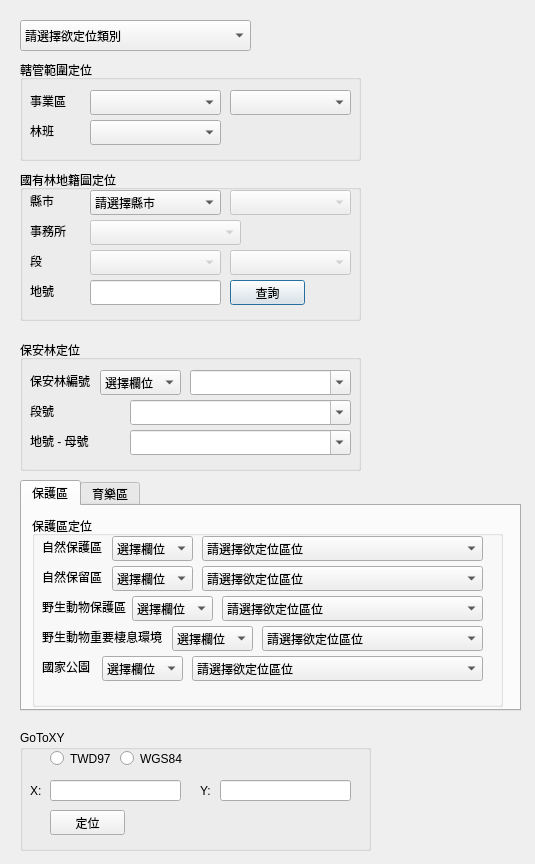
<?xml version="1.0" encoding="UTF-8"?>
<ui version="4.0">
 <class>Dialog</class>
 <widget class="QDialog" name="Dialog">
  <property name="geometry">
   <rect>
    <x>0</x>
    <y>0</y>
    <width>535</width>
    <height>864</height>
   </rect>
  </property>
  <property name="windowTitle">
   <string>林務局圖資操作工具</string>
  </property>
  <widget class="QGroupBox" name="groupBox">
   <property name="geometry">
    <rect>
     <x>20</x>
     <y>60</y>
     <width>341</width>
     <height>101</height>
    </rect>
   </property>
   <property name="title">
    <string>轄管範圍定位</string>
   </property>
   <widget class="QComboBox" name="comboBox">
    <property name="geometry">
     <rect>
      <x>70</x>
      <y>30</y>
      <width>131</width>
      <height>25</height>
     </rect>
    </property>
   </widget>
   <widget class="QComboBox" name="comboBox_2">
    <property name="geometry">
     <rect>
      <x>210</x>
      <y>30</y>
      <width>121</width>
      <height>25</height>
     </rect>
    </property>
   </widget>
   <widget class="QComboBox" name="comboBox_3">
    <property name="geometry">
     <rect>
      <x>70</x>
      <y>60</y>
      <width>131</width>
      <height>25</height>
     </rect>
    </property>
   </widget>
   <widget class="QLabel" name="label">
    <property name="geometry">
     <rect>
      <x>10</x>
      <y>30</y>
      <width>61</width>
      <height>21</height>
     </rect>
    </property>
    <property name="font">
     <font>
      <pointsize>9</pointsize>
     </font>
    </property>
    <property name="text">
     <string>事業區</string>
    </property>
   </widget>
   <widget class="QLabel" name="label_2">
    <property name="geometry">
     <rect>
      <x>10</x>
      <y>60</y>
      <width>41</width>
      <height>21</height>
     </rect>
    </property>
    <property name="font">
     <font>
      <pointsize>9</pointsize>
     </font>
    </property>
    <property name="text">
     <string>林班</string>
    </property>
   </widget>
  </widget>
  <widget class="QGroupBox" name="groupBox_2">
   <property name="geometry">
    <rect>
     <x>20</x>
     <y>170</y>
     <width>341</width>
     <height>151</height>
    </rect>
   </property>
   <property name="title">
    <string>國有林地籍圖定位</string>
   </property>
   <widget class="QComboBox" name="comboBox_6">
    <property name="enabled">
     <bool>false</bool>
    </property>
    <property name="geometry">
     <rect>
      <x>210</x>
      <y>20</y>
      <width>121</width>
      <height>25</height>
     </rect>
    </property>
   </widget>
   <widget class="QLabel" name="label_4">
    <property name="geometry">
     <rect>
      <x>10</x>
      <y>20</y>
      <width>41</width>
      <height>21</height>
     </rect>
    </property>
    <property name="font">
     <font>
      <pointsize>9</pointsize>
     </font>
    </property>
    <property name="text">
     <string>縣市</string>
    </property>
   </widget>
   <widget class="QComboBox" name="comboBox_7">
    <property name="enabled">
     <bool>false</bool>
    </property>
    <property name="geometry">
     <rect>
      <x>70</x>
      <y>50</y>
      <width>151</width>
      <height>25</height>
     </rect>
    </property>
   </widget>
   <widget class="QLabel" name="label_5">
    <property name="geometry">
     <rect>
      <x>10</x>
      <y>50</y>
      <width>61</width>
      <height>21</height>
     </rect>
    </property>
    <property name="font">
     <font>
      <pointsize>9</pointsize>
     </font>
    </property>
    <property name="text">
     <string>事務所</string>
    </property>
   </widget>
   <widget class="QComboBox" name="comboBox_8">
    <property name="enabled">
     <bool>false</bool>
    </property>
    <property name="geometry">
     <rect>
      <x>70</x>
      <y>80</y>
      <width>131</width>
      <height>25</height>
     </rect>
    </property>
   </widget>
   <widget class="QComboBox" name="comboBox_9">
    <property name="enabled">
     <bool>false</bool>
    </property>
    <property name="geometry">
     <rect>
      <x>210</x>
      <y>80</y>
      <width>121</width>
      <height>25</height>
     </rect>
    </property>
   </widget>
   <widget class="QLabel" name="label_6">
    <property name="geometry">
     <rect>
      <x>10</x>
      <y>80</y>
      <width>31</width>
      <height>21</height>
     </rect>
    </property>
    <property name="font">
     <font>
      <pointsize>9</pointsize>
     </font>
    </property>
    <property name="text">
     <string>段</string>
    </property>
   </widget>
   <widget class="QLabel" name="label_17">
    <property name="geometry">
     <rect>
      <x>10</x>
      <y>110</y>
      <width>61</width>
      <height>21</height>
     </rect>
    </property>
    <property name="font">
     <font>
      <pointsize>9</pointsize>
     </font>
    </property>
    <property name="text">
     <string>地號</string>
    </property>
   </widget>
   <widget class="QLineEdit" name="lineEdit">
    <property name="geometry">
     <rect>
      <x>70</x>
      <y>110</y>
      <width>131</width>
      <height>25</height>
     </rect>
    </property>
   </widget>
   <widget class="QPushButton" name="pushButton_2">
    <property name="geometry">
     <rect>
      <x>210</x>
      <y>110</y>
      <width>75</width>
      <height>25</height>
     </rect>
    </property>
    <property name="text">
     <string>查詢</string>
    </property>
   </widget>
   <widget class="QComboBox" name="comboBox_5">
    <property name="geometry">
     <rect>
      <x>70</x>
      <y>20</y>
      <width>131</width>
      <height>25</height>
     </rect>
    </property>
    <property name="currentText">
     <string>請選擇縣市</string>
    </property>
    <item>
     <property name="text">
      <string>請選擇縣市</string>
     </property>
    </item>
   </widget>
  </widget>
  <widget class="QGroupBox" name="groupBox_3">
   <property name="geometry">
    <rect>
     <x>20</x>
     <y>340</y>
     <width>341</width>
     <height>131</height>
    </rect>
   </property>
   <property name="title">
    <string>保安林定位</string>
   </property>
   <widget class="QLabel" name="label_7">
    <property name="geometry">
     <rect>
      <x>10</x>
      <y>30</y>
      <width>91</width>
      <height>21</height>
     </rect>
    </property>
    <property name="font">
     <font>
      <pointsize>9</pointsize>
     </font>
    </property>
    <property name="text">
     <string>保安林編號</string>
    </property>
   </widget>
   <widget class="QComboBox" name="comboBox_10">
    <property name="geometry">
     <rect>
      <x>170</x>
      <y>30</y>
      <width>161</width>
      <height>25</height>
     </rect>
    </property>
    <property name="editable">
     <bool>true</bool>
    </property>
   </widget>
   <widget class="QLabel" name="label_8">
    <property name="geometry">
     <rect>
      <x>10</x>
      <y>60</y>
      <width>41</width>
      <height>21</height>
     </rect>
    </property>
    <property name="font">
     <font>
      <pointsize>9</pointsize>
     </font>
    </property>
    <property name="text">
     <string>段號</string>
    </property>
   </widget>
   <widget class="QComboBox" name="comboBox_11">
    <property name="geometry">
     <rect>
      <x>110</x>
      <y>60</y>
      <width>221</width>
      <height>25</height>
     </rect>
    </property>
    <property name="editable">
     <bool>true</bool>
    </property>
   </widget>
   <widget class="QLabel" name="label_9">
    <property name="geometry">
     <rect>
      <x>10</x>
      <y>90</y>
      <width>91</width>
      <height>21</height>
     </rect>
    </property>
    <property name="font">
     <font>
      <pointsize>9</pointsize>
     </font>
    </property>
    <property name="text">
     <string>地號 - 母號</string>
    </property>
   </widget>
   <widget class="QComboBox" name="comboBox_12">
    <property name="geometry">
     <rect>
      <x>110</x>
      <y>90</y>
      <width>221</width>
      <height>25</height>
     </rect>
    </property>
    <property name="editable">
     <bool>true</bool>
    </property>
   </widget>
   <widget class="QComboBox" name="comboBox_28">
    <property name="geometry">
     <rect>
      <x>80</x>
      <y>30</y>
      <width>81</width>
      <height>25</height>
     </rect>
    </property>
    <property name="currentText">
     <string>選擇欄位</string>
    </property>
    <item>
     <property name="text">
      <string>選擇欄位</string>
     </property>
    </item>
   </widget>
  </widget>
  <widget class="QComboBox" name="comboBox_19">
   <property name="geometry">
    <rect>
     <x>20</x>
     <y>20</y>
     <width>231</width>
     <height>31</height>
    </rect>
   </property>
   <property name="font">
    <font>
     <pointsize>9</pointsize>
    </font>
   </property>
   <item>
    <property name="text">
     <string>請選擇欲定位類別</string>
    </property>
   </item>
   <item>
    <property name="text">
     <string>轄管範圍定位</string>
    </property>
   </item>
   <item>
    <property name="text">
     <string>保安林定位</string>
    </property>
   </item>
   <item>
    <property name="text">
     <string>保護區與育樂園區定位</string>
    </property>
   </item>
   <item>
    <property name="text">
     <string>GoToXY</string>
    </property>
   </item>
  </widget>
  <widget class="QTabWidget" name="tabWidget">
   <property name="geometry">
    <rect>
     <x>20</x>
     <y>480</y>
     <width>501</width>
     <height>231</height>
    </rect>
   </property>
   <property name="currentIndex">
    <number>0</number>
   </property>
   <widget class="QWidget" name="tab">
    <attribute name="title">
     <string>保護區</string>
    </attribute>
    <widget class="QGroupBox" name="groupBox_4">
     <property name="geometry">
      <rect>
       <x>10</x>
       <y>10</y>
       <width>471</width>
       <height>191</height>
      </rect>
     </property>
     <property name="title">
      <string>保護區定位</string>
     </property>
     <widget class="QComboBox" name="comboBox_14">
      <property name="geometry">
       <rect>
        <x>230</x>
        <y>110</y>
        <width>221</width>
        <height>25</height>
       </rect>
      </property>
      <item>
       <property name="text">
        <string>請選擇欲定位區位</string>
       </property>
      </item>
     </widget>
     <widget class="QLabel" name="label_11">
      <property name="geometry">
       <rect>
        <x>10</x>
        <y>110</y>
        <width>191</width>
        <height>21</height>
       </rect>
      </property>
      <property name="font">
       <font>
        <pointsize>9</pointsize>
       </font>
      </property>
      <property name="text">
       <string>野生動物重要棲息環境</string>
      </property>
     </widget>
     <widget class="QLabel" name="label_13">
      <property name="geometry">
       <rect>
        <x>10</x>
        <y>20</y>
        <width>101</width>
        <height>21</height>
       </rect>
      </property>
      <property name="font">
       <font>
        <pointsize>9</pointsize>
       </font>
      </property>
      <property name="text">
       <string>自然保護區</string>
      </property>
     </widget>
     <widget class="QComboBox" name="comboBox_16">
      <property name="geometry">
       <rect>
        <x>170</x>
        <y>20</y>
        <width>281</width>
        <height>25</height>
       </rect>
      </property>
      <item>
       <property name="text">
        <string>請選擇欲定位區位</string>
       </property>
      </item>
     </widget>
     <widget class="QLabel" name="label_14">
      <property name="geometry">
       <rect>
        <x>10</x>
        <y>50</y>
        <width>101</width>
        <height>21</height>
       </rect>
      </property>
      <property name="font">
       <font>
        <pointsize>9</pointsize>
       </font>
      </property>
      <property name="text">
       <string>自然保留區</string>
      </property>
     </widget>
     <widget class="QComboBox" name="comboBox_17">
      <property name="geometry">
       <rect>
        <x>170</x>
        <y>50</y>
        <width>281</width>
        <height>25</height>
       </rect>
      </property>
      <item>
       <property name="text">
        <string>請選擇欲定位區位</string>
       </property>
      </item>
     </widget>
     <widget class="QLabel" name="label_15">
      <property name="geometry">
       <rect>
        <x>10</x>
        <y>80</y>
        <width>141</width>
        <height>21</height>
       </rect>
      </property>
      <property name="font">
       <font>
        <pointsize>9</pointsize>
       </font>
      </property>
      <property name="text">
       <string>野生動物保護區</string>
      </property>
     </widget>
     <widget class="QComboBox" name="comboBox_18">
      <property name="geometry">
       <rect>
        <x>190</x>
        <y>80</y>
        <width>261</width>
        <height>25</height>
       </rect>
      </property>
      <item>
       <property name="text">
        <string>請選擇欲定位區位</string>
       </property>
      </item>
     </widget>
     <widget class="QLabel" name="label_16">
      <property name="geometry">
       <rect>
        <x>10</x>
        <y>140</y>
        <width>171</width>
        <height>21</height>
       </rect>
      </property>
      <property name="font">
       <font>
        <pointsize>9</pointsize>
       </font>
      </property>
      <property name="text">
       <string>國家公園</string>
      </property>
     </widget>
     <widget class="QComboBox" name="comboBox_20">
      <property name="geometry">
       <rect>
        <x>160</x>
        <y>140</y>
        <width>291</width>
        <height>25</height>
       </rect>
      </property>
      <item>
       <property name="text">
        <string>請選擇欲定位區位</string>
       </property>
      </item>
     </widget>
     <widget class="QComboBox" name="comboBox_21">
      <property name="geometry">
       <rect>
        <x>80</x>
        <y>50</y>
        <width>81</width>
        <height>25</height>
       </rect>
      </property>
      <property name="currentText">
       <string>選擇欄位</string>
      </property>
      <item>
       <property name="text">
        <string>選擇欄位</string>
       </property>
      </item>
     </widget>
     <widget class="QComboBox" name="comboBox_22">
      <property name="geometry">
       <rect>
        <x>100</x>
        <y>80</y>
        <width>81</width>
        <height>25</height>
       </rect>
      </property>
      <property name="currentText">
       <string>選擇欄位</string>
      </property>
      <item>
       <property name="text">
        <string>選擇欄位</string>
       </property>
      </item>
     </widget>
     <widget class="QComboBox" name="comboBox_23">
      <property name="geometry">
       <rect>
        <x>140</x>
        <y>110</y>
        <width>81</width>
        <height>25</height>
       </rect>
      </property>
      <property name="currentText">
       <string>選擇欄位</string>
      </property>
      <item>
       <property name="text">
        <string>選擇欄位</string>
       </property>
      </item>
     </widget>
     <widget class="QComboBox" name="comboBox_24">
      <property name="geometry">
       <rect>
        <x>70</x>
        <y>140</y>
        <width>81</width>
        <height>25</height>
       </rect>
      </property>
      <property name="currentText">
       <string>選擇欄位</string>
      </property>
      <item>
       <property name="text">
        <string>選擇欄位</string>
       </property>
      </item>
     </widget>
     <widget class="QComboBox" name="comboBox_29">
      <property name="geometry">
       <rect>
        <x>80</x>
        <y>20</y>
        <width>81</width>
        <height>25</height>
       </rect>
      </property>
      <item>
       <property name="text">
        <string>選擇欄位</string>
       </property>
      </item>
     </widget>
    </widget>
   </widget>
   <widget class="QWidget" name="tab_3">
    <attribute name="title">
     <string>育樂區</string>
    </attribute>
    <widget class="QPushButton" name="pushButton_4">
     <property name="geometry">
      <rect>
       <x>330</x>
       <y>330</y>
       <width>75</width>
       <height>23</height>
      </rect>
     </property>
     <property name="text">
      <string>套疊圖層</string>
     </property>
    </widget>
    <widget class="QPushButton" name="pushButton_5">
     <property name="geometry">
      <rect>
       <x>100</x>
       <y>330</y>
       <width>75</width>
       <height>23</height>
      </rect>
     </property>
     <property name="text">
      <string>儲存列表</string>
     </property>
    </widget>
    <widget class="QPushButton" name="pushButton_6">
     <property name="geometry">
      <rect>
       <x>14</x>
       <y>330</y>
       <width>81</width>
       <height>23</height>
      </rect>
     </property>
     <property name="text">
      <string>從列表移除</string>
     </property>
    </widget>
    <widget class="QGroupBox" name="groupBox_5">
     <property name="geometry">
      <rect>
       <x>10</x>
       <y>10</y>
       <width>471</width>
       <height>191</height>
      </rect>
     </property>
     <property name="title">
      <string>育樂園區定位</string>
     </property>
     <widget class="QLabel" name="label_12">
      <property name="geometry">
       <rect>
        <x>10</x>
        <y>80</y>
        <width>111</width>
        <height>21</height>
       </rect>
      </property>
      <property name="font">
       <font>
        <pointsize>9</pointsize>
       </font>
      </property>
      <property name="text">
       <string>林業文化園區</string>
      </property>
     </widget>
     <widget class="QLabel" name="label_10">
      <property name="geometry">
       <rect>
        <x>10</x>
        <y>50</y>
        <width>111</width>
        <height>21</height>
       </rect>
      </property>
      <property name="font">
       <font>
        <pointsize>9</pointsize>
       </font>
      </property>
      <property name="text">
       <string>平地森林園區</string>
      </property>
     </widget>
     <widget class="QComboBox" name="comboBox_13">
      <property name="geometry">
       <rect>
        <x>180</x>
        <y>50</y>
        <width>281</width>
        <height>25</height>
       </rect>
      </property>
      <item>
       <property name="text">
        <string>請選擇欲定位區位</string>
       </property>
      </item>
     </widget>
     <widget class="QComboBox" name="comboBox_15">
      <property name="geometry">
       <rect>
        <x>180</x>
        <y>80</y>
        <width>281</width>
        <height>25</height>
       </rect>
      </property>
      <item>
       <property name="text">
        <string>請選擇欲定位區位</string>
       </property>
      </item>
     </widget>
     <widget class="QLabel" name="label_3">
      <property name="geometry">
       <rect>
        <x>20</x>
        <y>20</y>
        <width>91</width>
        <height>21</height>
       </rect>
      </property>
      <property name="font">
       <font>
        <pointsize>9</pointsize>
       </font>
      </property>
      <property name="text">
       <string>森林遊樂區</string>
      </property>
     </widget>
     <widget class="QComboBox" name="comboBox_4">
      <property name="geometry">
       <rect>
        <x>180</x>
        <y>20</y>
        <width>281</width>
        <height>25</height>
       </rect>
      </property>
      <item>
       <property name="text">
        <string>請選擇欲定位區位</string>
       </property>
      </item>
     </widget>
     <widget class="QComboBox" name="comboBox_25">
      <property name="geometry">
       <rect>
        <x>90</x>
        <y>20</y>
        <width>81</width>
        <height>25</height>
       </rect>
      </property>
      <property name="currentText">
       <string>選擇欄位</string>
      </property>
      <item>
       <property name="text">
        <string>選擇欄位</string>
       </property>
      </item>
     </widget>
     <widget class="QComboBox" name="comboBox_26">
      <property name="geometry">
       <rect>
        <x>90</x>
        <y>50</y>
        <width>81</width>
        <height>25</height>
       </rect>
      </property>
      <property name="currentText">
       <string>選擇欄位</string>
      </property>
      <item>
       <property name="text">
        <string>選擇欄位</string>
       </property>
      </item>
     </widget>
     <widget class="QComboBox" name="comboBox_27">
      <property name="geometry">
       <rect>
        <x>90</x>
        <y>80</y>
        <width>81</width>
        <height>25</height>
       </rect>
      </property>
      <property name="currentText">
       <string>選擇欄位</string>
      </property>
      <item>
       <property name="text">
        <string>選擇欄位</string>
       </property>
      </item>
     </widget>
    </widget>
   </widget>
  </widget>
  <widget class="QGroupBox" name="groupBox_6">
   <property name="geometry">
    <rect>
     <x>20</x>
     <y>730</y>
     <width>351</width>
     <height>121</height>
    </rect>
   </property>
   <property name="title">
    <string>GoToXY</string>
   </property>
   <widget class="QLabel" name="label_21">
    <property name="geometry">
     <rect>
      <x>10</x>
      <y>50</y>
      <width>16</width>
      <height>21</height>
     </rect>
    </property>
    <property name="font">
     <font>
      <pointsize>9</pointsize>
     </font>
    </property>
    <property name="text">
     <string>X:</string>
    </property>
   </widget>
   <widget class="QLineEdit" name="lineEdit_2">
    <property name="geometry">
     <rect>
      <x>30</x>
      <y>50</y>
      <width>131</width>
      <height>21</height>
     </rect>
    </property>
   </widget>
   <widget class="QLabel" name="label_24">
    <property name="geometry">
     <rect>
      <x>180</x>
      <y>50</y>
      <width>16</width>
      <height>21</height>
     </rect>
    </property>
    <property name="font">
     <font>
      <pointsize>9</pointsize>
     </font>
    </property>
    <property name="text">
     <string>Y:</string>
    </property>
   </widget>
   <widget class="QLineEdit" name="lineEdit_3">
    <property name="geometry">
     <rect>
      <x>200</x>
      <y>50</y>
      <width>131</width>
      <height>21</height>
     </rect>
    </property>
   </widget>
   <widget class="QPushButton" name="pushButton_3">
    <property name="geometry">
     <rect>
      <x>30</x>
      <y>80</y>
      <width>75</width>
      <height>25</height>
     </rect>
    </property>
    <property name="text">
     <string>定位</string>
    </property>
   </widget>
   <widget class="QRadioButton" name="radioButton">
    <property name="geometry">
     <rect>
      <x>30</x>
      <y>20</y>
      <width>82</width>
      <height>17</height>
     </rect>
    </property>
    <property name="text">
     <string>TWD97</string>
    </property>
   </widget>
   <widget class="QRadioButton" name="radioButton_2">
    <property name="geometry">
     <rect>
      <x>100</x>
      <y>20</y>
      <width>82</width>
      <height>17</height>
     </rect>
    </property>
    <property name="text">
     <string>WGS84</string>
    </property>
   </widget>
  </widget>
 </widget>
 <resources/>
 <connections/>
</ui>
